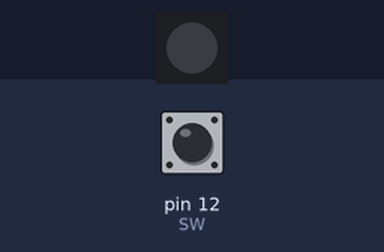
Bench run of a sketch on a simulated Arduino Uno, built with avr-gcc and run on an emulated ATmega328P. Shown: 1 RGB LEDs in strip order, left to right. The test bench sets the inputs (shaded band); at power-on: pin 12 (SW) HIGH. Dim RGB values are drawn brighter than linear.

Above: at 1.2 s.
1.3 s: pin 12 (SW) pulled LOW for 0.15 s
At 1.46 s:
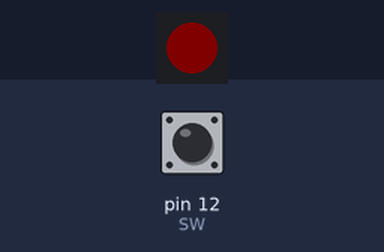
4.3 s: pin 12 (SW) pulled LOW for 1 s
At 4.47 s:
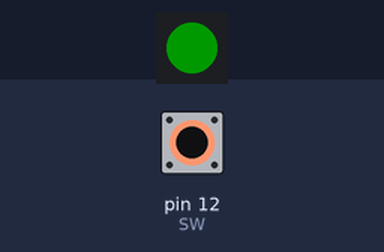
7.3 s: pin 12 (SW) pulled LOW for 0.15 s
At 7.48 s:
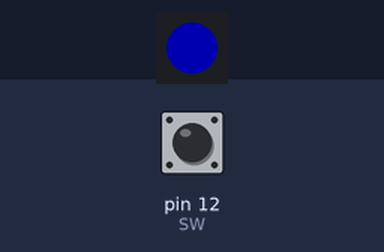
10.3 s: pin 12 (SW) pulled LOW for 3.2 s
At 10.49 s:
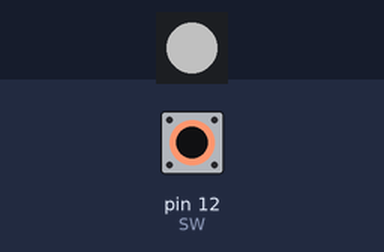
Timing chart, 0 to 16.0 s (numbered marks = the images above; inputs shaded):
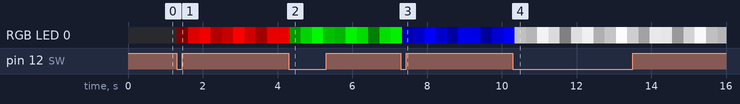

The sketch:

Button_Control_LED.ino
```cpp
#include <Adafruit_NeoPixel.h>

#define LED 11

Adafruit_NeoPixel pixels = Adafruit_NeoPixel(1, LED, NEO_GRB + NEO_KHZ800);

unsigned long previousMillis = 0;
const int SW = 12;
int C = 0;
int fadeamount = 5;
boolean ledOn = LOW;
boolean previousSW = HIGH;
boolean currentSW = HIGH;
int brightness = 0;

void setup() {
  pixels.begin();
  pixels.show();
  pinMode(SW, INPUT);
}

void loop() {
  unsigned long currentMillis = millis();
  currentSW = debounce(previousSW);
  if(previousSW == HIGH && currentSW == LOW){
    C++;
  }
  previousSW = currentSW;


  if(C == 1){
    if(currentMillis - previousMillis >= 9.8){
      previousMillis = currentMillis;

      pixels.setPixelColor(0,brightness,0,0);
      pixels.show();
      brightness = brightness + fadeamount;

     if(brightness <= 0 || brightness >= 255){
      fadeamount = -fadeamount;
      }
    }
  }
    else if(C == 2){
    if(currentMillis - previousMillis >= 9.8){
      previousMillis = currentMillis;

      pixels.setPixelColor(0,0,brightness,0);
      pixels.show();
      brightness = brightness + fadeamount;

     if(brightness <= 0 || brightness >= 255){
      fadeamount = -fadeamount;
      }
    }
  }
    else if(C == 3){
    if(currentMillis - previousMillis >= 9.8){
      previousMillis = currentMillis;

      pixels.setPixelColor(0,0,0,brightness);
      pixels.show();
      brightness = brightness + fadeamount;

     if(brightness <= 0 || brightness >= 255){
      fadeamount = -fadeamount;
      }
    }
  }
    else if(C == 4){
    if(currentMillis - previousMillis >= 9.8){
      previousMillis = currentMillis;

      pixels.setPixelColor(0,brightness,brightness,brightness);
      pixels.show();
      brightness = brightness + fadeamount;

     if(brightness <= 0 || brightness >= 255){
      fadeamount = -fadeamount;
      }
    }
  }
    else if(C == 5){
      pixels.setPixelColor(0,0,0,0);
      pixels.show();
      C = 0;
    }
  }


boolean debounce (boolean previous){
  boolean current = digitalRead(SW);
  if(previous != current){
    delay(5);
    current = digitalRead(SW);
  }
  return current;
}
```

Measured:
- after the input at 1.3 s, RGB LED 0: off → RGB(5, 0, 0) at once, → RGB(155, 0, 0) 0.31 s later, → RGB(205, 0, 0) 0.30 s later, → RGB(55, 0, 0) 0.30 s later, … (10 changes in this stretch)
